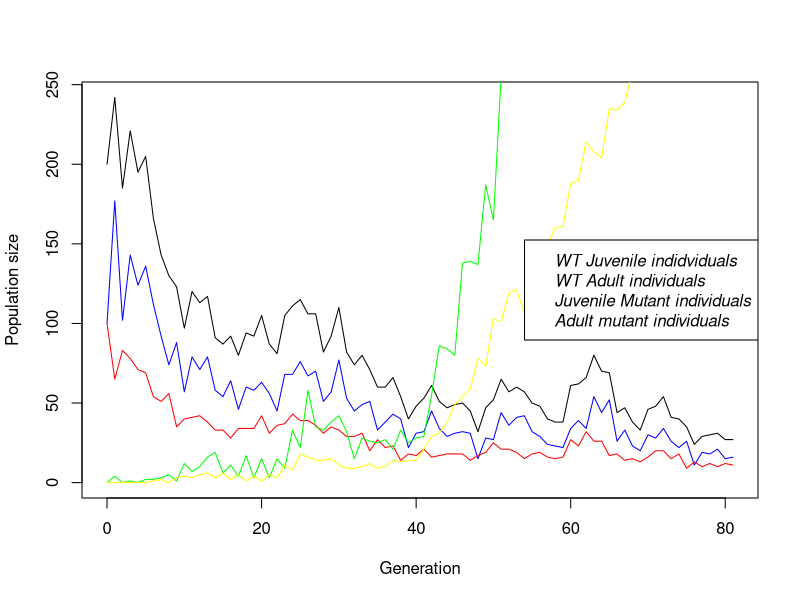
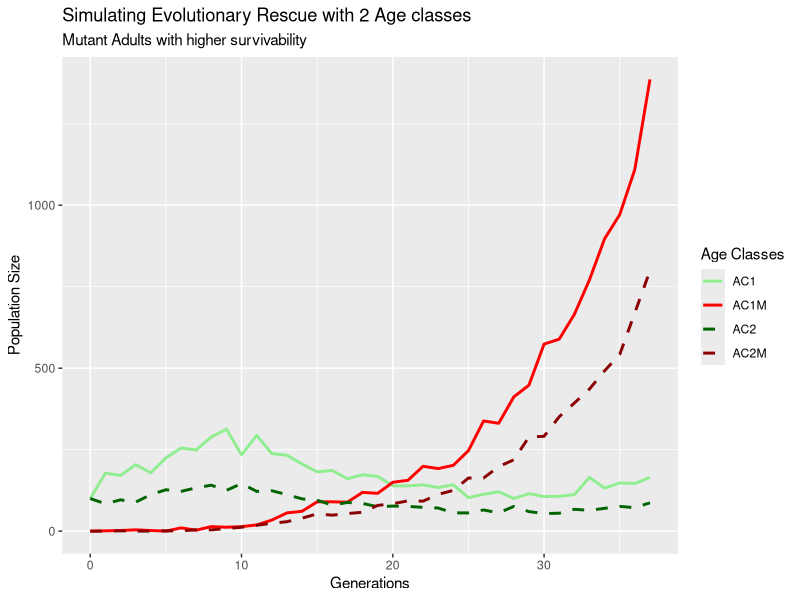
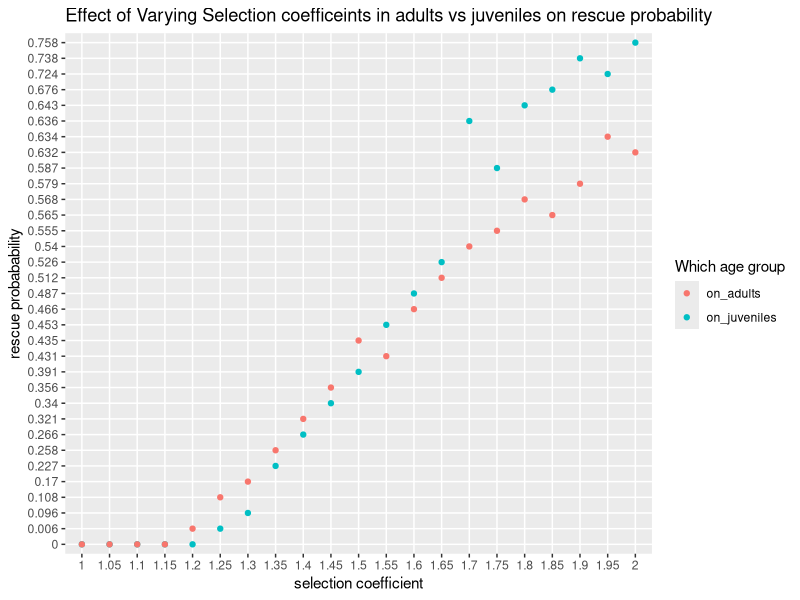
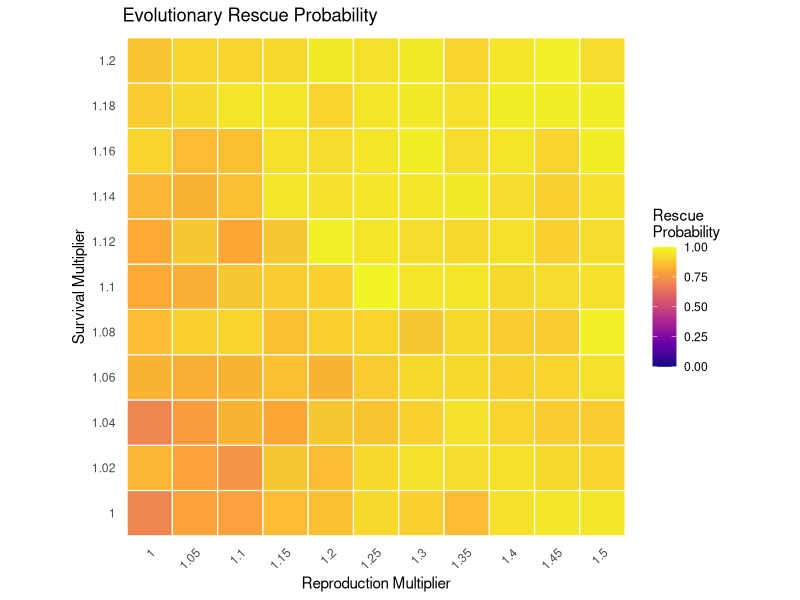

Write the R code that produced these figures, in order. (Note: this script raises an error after producing the figures.)
## ---- chunk 1
# Simulate WT-Population without any mutations and stochasticity
simulate_one_gen <- function(N_j0, N_a0,N_j0M, N_a0M, R_a, R_aM, S_j, S_jM, S_a, S_aM, mu){
  N_a0 <- max(N_a0, 0)
  New_jtM <- max(rpois(1, N_a0 * mu * R_a), 0)
  N_jt <- max(rpois(1, R_a * N_a0) - New_jtM, 0) #calculating number of WT juvenile individuals.
  
  N_at <- max(rpois(1, S_j * N_j0 + S_a * N_a0), 0) #calculating number of adult individuals
  
  
  N_jtM <- max(rpois(1, N_a0M * R_aM) + New_jtM, 0) # calculating number of Mutant juveniles
  N_atM <- max (rpois(1, N_j0M * S_jM + S_aM * N_a0M), 0) # calculating number of Mutant adults
  
  return(c(N_jt, N_at, N_jtM, N_atM))
}
print(simulate_one_gen(100, 100,0, 0, 2, 2, 0.1,0.1, 0.6, 0.6, 0.02))
## ---- chunk 2
simulate_pop <- function(N_j0, N_a0,N_j0M, N_a0M, R_a, R_aM, S_j, S_jM, S_a, S_aM, mu, t_max) {
   # Create the vector in which to save the results
  pop_vector <- c(N_j0, N_a0, N_j0M, N_a0M) 
  # initiate the variables
  pop_new <- c(N_j0, N_a0, N_j0M, N_a0M)
  
  # run the simulation until generation t_max
  for (i in 1:t_max+1) {
    # redefine the current population one generation later
    pop_new <- simulate_one_gen(pop_new[1],pop_new[2],pop_new[3],pop_new[4], R_a,R_aM, S_j, S_jM, S_a, S_aM, mu)
    
    # add the new population sizes to the output vector
    pop_vector <- rbind(pop_vector,pop_new)
    # condition to stop the simulation before t_max: either the population exceeds 1.5 times the original population size, or it goes extinct
    if ( (pop_new[1]+pop_new[2]+ pop_new[3]+pop_new[4] >=10*(N_j0+ N_a0 + N_j0M+ N_a0M)) | (pop_new[1]+pop_new[2]+ pop_new[3]+pop_new[4]==0)) break }
  
  # add row and column names
  colnames(pop_vector) <- c("AC1", "AC2", "AC1M", "AC2M")
  rownames(pop_vector) <- (0:t_max)[1:length(pop_vector[,1])]
  
  return(pop_vector)
}
print(tail(simulate_pop(100, 100, 0,0, 2.5,2.5, 0.2,0.2, 0.6,0.6, 0.001, 1500)))


 
## ---- chunk 3
output <- simulate_pop(100, 100, 0,0, 1.8,2.5, 0.2,0.2, 0.6,0.6, 0.009, 1500)
print(tail(output))

x_range <- 0:(length(output[,1])-1)
# this plots the total population size
plot(x_range,output[,1]+output[,2],type='l',ylim=c(0,max(output[,1]+output[,2])),xlab = "Generation",ylab = "Population size")
# add number of Juvenile WT individuals
lines(x_range,output[,1], col="blue")
# add number of adult WT individuals
lines(x_range,output[,2], col="red")
#number of Juvenile Mutant individuals 
lines(x_range,output[,3], col = "green")
#number of adult mutant individuals
lines(x_range,output[,4], col = "yellow")

legend("right",
       c("WT Juvenile indidviduals", "WT Adult individuals", "Juvenile Mutant individuals", "Adult mutant individuals"),
       text.font = 3)
## ---- chunk 4
install.packages("dplyr")
install.packages("tidyr")
install.packages("ggplot2")
## ---- chunk 5


library(ggplot2)
library(dplyr)
library(tidyr)

# having the simulation set as a variable
sim_data <- simulate_pop(100, 100, 0, 0, 2,2, 0.2, 0.2, 0.6, 0.8, 0.01, 1500)

#Convert matrix to Dataframe to help analysis
df <- as.data.frame(sim_data)

# these steps were generated using ai help: The rownames are the Generation numbers. Let's make them a proper column.
df$Generation <- as.numeric(rownames(df))

# Reshape from Wide to Long format for ggplot
# This creates a column "Age_Class" (AC1, AC2, etc.) and "Population_Size". 

#pivot_longer syntaxc first define what data you are looking at. here we are looking at df our data frame. cols defines which columns to convert into the long format. we want to convert our Age class collumns into long format. names_to defines what the new column name should be. 

df_long <- pivot_longer(
  df, 
  cols = c("AC1", "AC2", "AC1M", "AC2M"), 
  names_to = "Age_Class", 
  values_to = "Population_Size"
)


print(df_long)

ggplot(df_long, aes(x = Generation, y = Population_Size, color = Age_Class, linetype = Age_Class)) +
  geom_line(linewidth = 1) +
  scale_color_manual(values = c(
    "AC1" = "lightgreen",
    "AC2" = "darkgreen",
    "AC1M" = "red",
    "AC2M" = "darkred")) +
  labs(title = "Simulating Evolutionary Rescue with 2 Age classes", subtitle = "Mutant Adults with higher survivability" , x = "Generations", y = "Population Size", color = "Age Classes", linetype = "Age Classes")+
  scale_linetype_manual(values = c(
    "AC1" = 1,
    "AC1M" = 1,
    "AC2" = 2,
    "AC2M" = 2))
  


## ---- chunk 6
#N_j0, N_a0,N_j0M, N_a0M, R_a, R_aM, S_j, S_jM, S_a, S_aM, mu, t_max
# set some parameters to fixed values
N_j0 <- 50
N_a0 <- 50
N_j0M <- 0
N_a0M <- 0
R_a <- 2
R_aM <- 2
mu <- 0.01
t_max <- 1000




# determine how often to run the simulation for each set of parameters
no_replicates <- 1000

# initialize data table - where to collect the results
data_table <- c()

# Doing a parameter sweep
for (selection_on_jM in c(TRUE,FALSE)){
  for (s_coeff in seq(1, 2, 0.05)){
    S_j <- 0.2
    S_jM <- S_j * ifelse(selection_on_jM, s_coeff, 1)
    S_a <- 0.5
    S_aM <- S_a * ifelse(selection_on_jM, 1, s_coeff)
    
   
    i<-1
    repeat {
      # increase counter by one
      i<-i+1
      # run the simulation once
      one_run <- simulate_pop(N_j0, N_a0,N_j0M, N_a0M, R_a, R_aM, S_j, S_jM, S_a, S_aM, mu, t_max)
      # determine total population sizes
      total_size <- one_run[,1]+one_run[,2] +one_run[,3]+one_run[,4]
      # determine minimum population size
      min_size <- min(total_size)
      # determine (first) generation at which this population size occurred
      min_gen <- as.numeric(which(total_size==min_size)[1])
      # enter the data into the table
      data_table <- rbind(data_table,c(s_coeff,ifelse(selection_on_jM, "on_juveniles", "on_adults"),min_gen,min_size)) # note that we add the varying parameters (decay rate and selection coefficient) to the table too
      # stop the repeated computation after no_replicates times
      if(i>no_replicates) break
    }
  }  
}
 
# define column names of data table
colnames(data_table) <- c("s_coeff","ac_s","min_gen","no_min")
# show the first lines of the output





#define WT leslie matrix and get growth-rate

l_matrix_WT <- matrix(c(
  0, R_a,
  S_j, S_a
), nrow = 2, byrow = TRUE)

all_eigen <- eigen(l_matrix_WT)
growth_rate_WT <- max(Re(all_eigen$values))
l_matrix_WT
growth_rate_WT

# define WT leslie matrix and get growth-rate
l_matrix_Mut <- matrix(c(
  0, R_aM,
  S_jM, S_aM
), nrow = 2, byrow = TRUE)

all_eigen <- eigen(l_matrix_Mut)
growth_rate_Mut <- max(Re(all_eigen$values))
l_matrix_Mut
growth_rate_Mut

#making the matrix a table and making some values numeric to be able to calculate with them
df <- as.data.frame(data_table)
df$s_coeff <- as.numeric(df$s_coeff)
df$min_gen <- as.numeric(df$min_gen)
df$no_min <- as.numeric(df$no_min)

df$rescued <- df$no_min != 0

#try if the basic principle of gettint the resque-probability works
df_filter <- df[df$s_coeff == 1 & df$ac_s == "on_juv",]
print(mean(df_filter$rescued))

#creating a empty table to put the stuff to plot in
plot_table <- c()
for(x in unique(df$ac_s)){
 for(s in unique(df$s_coeff)){
  df_filter <- df[df$s_coeff == s & df$ac_s == x,]
  plot_table <- rbind(plot_table, c(mean(df_filter$rescued), x, s))
 } 
}

colnames(plot_table) <- c("resque prob.","ac_s","s_coeff")


## ---- chunk 7
library(ggplot2)
library(dplyr)
library(tidyr)
plot_table_analyze <- as.data.frame(plot_table)



ggplot(plot_table, aes(x = s_coeff , y = `resque prob.` , color = ac_s)) +
  geom_point()+
  labs(x = "selection coefficient", y = "rescue probabability", title = "Effect of Varying Selection coefficeints in adults vs juveniles on rescue probability", color = "Which age group")






## ---- chunk 8
# 1. Define resident matrix
# define WT leslie matrix and get growth rate
  l_matrix_WT <- matrix(c(
    0, R_a,
    S_j, S_a
  ), nrow = 2, byrow = TRUE)
  
  all_eigen <- eigen(l_matrix_WT)
  growth_rate_WT <- max(Re(all_eigen$values))
  l_matrix_WT
  growth_rate_WT

# define Mut leslie matrix and getting growth rate
  R_aM <- 1.5 * R_a
  S_jM <- 1.2 * S_j
  S_aM <- 1.2 * S_a
  l_matrix_Mut <- matrix(c(
    0, R_aM,
    S_jM, S_aM
  ), nrow = 2, byrow = TRUE)
  
  all_eigen <- eigen(l_matrix_Mut)
  growth_rate_Mut <- max(Re(all_eigen$values))
  l_matrix_Mut
  growth_rate_Mut

# 2. Function to compute required reproduction multiplier (reproduction_advantage) for a given survival multiplier (survival_advantage)
  find_repro_multiplier <- function(survival_advantage, matrix, target_lambda) {
    F1 <- matrix[1, 1]
    F2 <- matrix[1, 2]
    P1 <- matrix[2, 1]
    P2 <- matrix[2, 2]
    
    num <- target_lambda^2 - survival_advantage * P2 * target_lambda
    den <- F1 * target_lambda - survival_advantage * (F1 * P2 - F2 * P1)
    
    return(num / den)
  }

# Example: If survival increases by 20% (s = 1.2), what must r be?
s_val <- 1.2
r_val <- find_repro_multiplier(s_val, l_matrix_WT, 1.2)

r_val

## ---- chunk 9

# --- 1. BASE PARAMETERS ---
N_j0 <-50
N_a0 <- 50
N_j0M <- 0
N_a0M <- 0
R_a <- 2
S_j <- 0.2
S_a <- 0.5
mu <- 0.01
t_max <- 1000



# Simulation repetitions
no_replicates <- 100

#data table initializing
data_table <- c()

# loop over reproduction selection
for (repro_val in seq(1,1.5,0.05)) {
  
  # loop over survival selection
  for (surv_val in seq(1, 1.2, 0.02)) {
    
    # Calculate modified rates based on current loop values
    current_R_aM <- R_a * repro_val
    current_S_aM <- S_j * surv_val
    current_S_jM <- S_a * surv_val
    
    # reset counter for replicates
    i <- 1
    
    repeat {
      # run the simulation once with the modified parameters
      one_run <- simulate_pop(N_j0, N_a0, N_j0M, N_a0M, 
                              R_a, current_R_aM, 
                              S_j, current_S_jM, 
                              S_a, current_S_aM, 
                              mu, t_max)
      
      # determine total population sizes
      total_size <- one_run[,1] + one_run[,2] + one_run[,3] + one_run[,4]
      
      # determine minimum population size
      min_size <- min(total_size)
      
      # determine (first) generation at which this population size occurred
      min_gen <- as.numeric(which(total_size == min_size)[1])
      
      # enter the data into the table
      data_table <- rbind(data_table, c(repro_val, surv_val, min_gen, min_size))
      
      # stop the repeated computation after no_replicates times
      if (i >= no_replicates) break
      
      # increase counter by one
      i <- i + 1
    }
  }
}

# define column names of data table
colnames(data_table) <- c("repro_multiplier", "surv_multiplier", "min_gen", "min_size")

# Convert to data frame
data_table_analysis <- as.data.frame(data_table)
# Add "rescued" column
data_table_analysis$rescued <- data_table_analysis$min_size != 0



summary_table <- c()
for(x in unique(data_table_analysis$repro_multiplier)){
  for(s in unique(data_table_analysis$surv_multiplier)){
    data_table_filter <- data_table_analysis[data_table_analysis$repro_multiplier == x & data_table_analysis$surv_multiplier == s,]
    summary_table <- rbind(summary_table, c(mean(data_table_filter$rescued), x, s))
  } 
}

colnames(summary_table) <- c("resque probability", "repro_multiplier", "surv_multiplier")



## ---- chunk 10
# 1. Convert summary_table to a clean data frame with numeric types
heatmap_df <- as.data.frame(summary_table)
colnames(heatmap_df) <- c("rescue_prob", "repro_multiplier", "surv_multiplier")
heatmap_df$rescue_prob      <- as.numeric(heatmap_df$rescue_prob)
heatmap_df$repro_multiplier <- as.numeric(heatmap_df$repro_multiplier)
heatmap_df$surv_multiplier  <- as.numeric(heatmap_df$surv_multiplier)

# 2. Generate the heatmap with ggplot2
ggplot(heatmap_df, aes(x = factor(repro_multiplier), y = factor(surv_multiplier), fill = rescue_prob)) +
  geom_tile(color = "white", linewidth = 0.4) +
  scale_fill_viridis_c(
    limits = c(0, 1), 
    option = "plasma", 
    name = "Rescue\nProbability"
  ) +
  labs(
    title = "Evolutionary Rescue Probability",
    x = "Reproduction Multiplier",
    y = "Survival Multiplier"
  ) +
  theme_minimal() +
  theme(
    axis.text.x = element_text(angle = 45, hjust = 1, vjust = 1),
    panel.grid = element_blank()
  ) +
  coord_fixed()
## ---- chunk 11

# define column names of data table
colnames(data_table) <- c("repro_multiplier", "surv_multiplier", "min_gen", "min_size", "extinct")

# Convert to data frame
data_table_analysis <- as.data.frame(data_table)

# show the first lines of the output
print((data_table_analysis))


library(dplyr)
summary_table <- data_table_analysis %>%
  group_by(repro_multiplier, surv_multiplier) %>%
  summarize(
    probability_survival = 1 - mean(extinct),
    avg_rescue_speed = mean(min_gen),
    avg_min_population = mean(min_size)
  )

print(summary_table)
